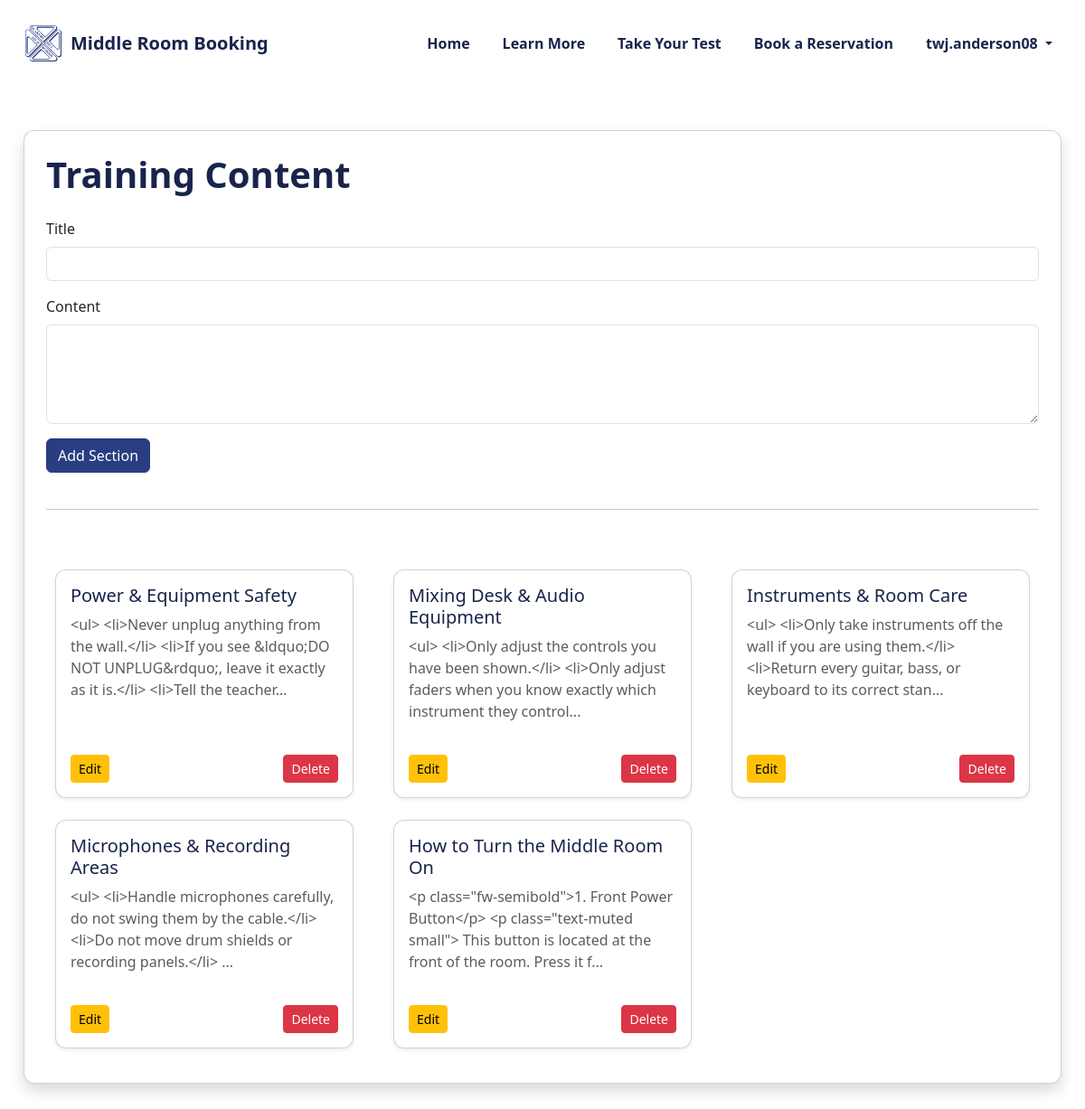
Screenshot of /admin/training (signed in) with the database file from the repository.
### tables this page shows
CREATE TABLE training_sections (
    id INTEGER PRIMARY KEY AUTOINCREMENT,
    title TEXT,
    content TEXT,
    position INTEGER
, image_path TEXT);

### Everything/app.py (the view)
@app.route("/admin/training")
@admin_required
def admin_training():
    db = get_db()
    sections = db.execute("SELECT * FROM training_sections ORDER BY position").fetchall()
    return render_template("admin/admin_training.html", sections=sections)

### Everything/app.py (called while the page is built)
def admin_required(f):
    @wraps(f)
    def wrapper(*args, **kwargs):
        if not session.get("is_admin"):
            return redirect("/")
        return f(*args, **kwargs)
    return wrapper

### Everything/database/db.py (called while the page is built)
def get_db():
    db = sqlite3.connect("database.db", check_same_thread=False)
    db.row_factory = sqlite3.Row
    db.execute("PRAGMA journal_mode=WAL;")
    db.execute("PRAGMA busy_timeout = 3000;")
    return db

### Everything/templates/admin/admin_training.html
{% include "header.html" %}
<div class="container mt-5 mb-5">
    <div class="card shadow p-4 pb-5" style="border-radius: 12px;">
        <h1 class="mb-4" style="color:#19244c; font-weight:700;">
            Training Content
        </h1>
        <form action="/admin/training/add" method="POST" class="mb-4">
            <div class="mb-3">
                <label class="form-label">Title</label>
                <input name="title" class="form-control" required>
            </div>
            <div class="mb-3">
                <label class="form-label">Content</label>
                <textarea name="content" class="form-control" rows="4" required></textarea>
            </div>
            <button class="btn btn-primary">Add Section</button>
        </form>
        <hr>
        <div class="row g-4 mt-3">
            {% for s in sections %}
            <div class="col-md-6 col-lg-4">
                <div class="card shadow-sm p-3 h-100">
                    <h5 style="color:#19244c;">{{ s.title }}</h5>
                    <p class="text-muted">{{ s.content[:150] }}...</p>
                    <div class="d-flex justify-content-between mt-auto">
                        <a href="/admin/training/edit/{{ s.id }}" class="btn btn-warning btn-sm">Edit</a>
                        <form action="/admin/training/delete/{{ s.id }}" method="POST">
                            <button class="btn btn-danger btn-sm">Delete</button>
                        </form>
                    </div>
                </div>
            </div>
            {% endfor %}
        </div>
    </div>
</div>

### Everything/static/styles.css (style rules this page uses)
html, body { margin: 0; padding: 0; width: 100%; overflow-x: hidden; }
.container { width: 100%; max-width: 1200px; margin: 0 auto; padding: 0 16px; }
.card { border-radius: 12px; margin: 10px; }
.btn-primary { background-color: #293D82 !important; border-color: #293D82 !important; }

### rows the page displays
training_sections: title "Power & Equipment Safety", content "<ul> <li>Never unplug anything from the wall.</li> <li>If you see &ldquo;DO NOT UNPLUG&rdquo;, leave it exactly as it is.</li> <li>Tell the teacher"
training_sections: title "Mixing Desk & Audio Equipment", content "<ul> <li>Only adjust the controls you have been shown.</li> <li>Only adjust faders when you know exactly which instrument they control"
training_sections: title "Instruments & Room Care", content "<ul> <li>Only take instruments off the wall if you are using them.</li> <li>Return every guitar, bass, or keyboard to its correct stan"
training_sections: title "Microphones & Recording Areas", content "<ul> <li>Handle microphones carefully, do not swing them by the cable.</li> <li>Do not move drum shields or recording panels.</li>"
training_sections: title "How to Turn the Middle Room On", content "<p class=\"fw-semibold\">1. Front Power Button</p> <p class=\"text-muted small\"> This button is located at the front of the room. Press it f"

### other values shown
{{ session["user"].split("@")[0] }} "twj.anderson08"
